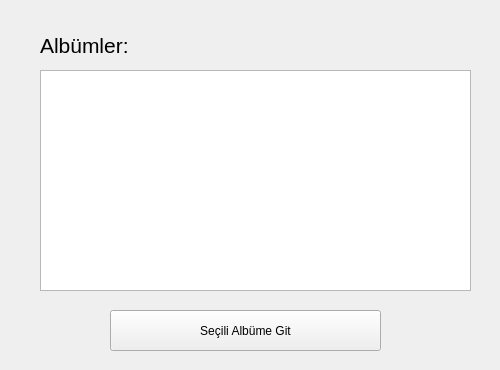
<?xml version="1.0" encoding="UTF-8"?>
<ui version="4.0">
 <class>albumler</class>
 <widget class="QWidget" name="albumler">
  <property name="geometry">
   <rect>
    <x>0</x>
    <y>0</y>
    <width>500</width>
    <height>370</height>
   </rect>
  </property>
  <property name="minimumSize">
   <size>
    <width>500</width>
    <height>370</height>
   </size>
  </property>
  <property name="maximumSize">
   <size>
    <width>500</width>
    <height>370</height>
   </size>
  </property>
  <property name="windowTitle">
   <string>Albümler - Music Library</string>
  </property>
  <widget class="QListWidget" name="albumListe">
   <property name="geometry">
    <rect>
     <x>40</x>
     <y>70</y>
     <width>431</width>
     <height>221</height>
    </rect>
   </property>
  </widget>
  <widget class="QPushButton" name="albumeGit">
   <property name="geometry">
    <rect>
     <x>110</x>
     <y>310</y>
     <width>271</width>
     <height>41</height>
    </rect>
   </property>
   <property name="text">
    <string>Seçili Albüme Git</string>
   </property>
  </widget>
  <widget class="QLabel" name="albumText">
   <property name="geometry">
    <rect>
     <x>40</x>
     <y>30</y>
     <width>121</width>
     <height>31</height>
    </rect>
   </property>
   <property name="font">
    <font>
     <pointsize>16</pointsize>
    </font>
   </property>
   <property name="text">
    <string>Albümler:</string>
   </property>
  </widget>
 </widget>
 <resources/>
 <connections/>
</ui>
